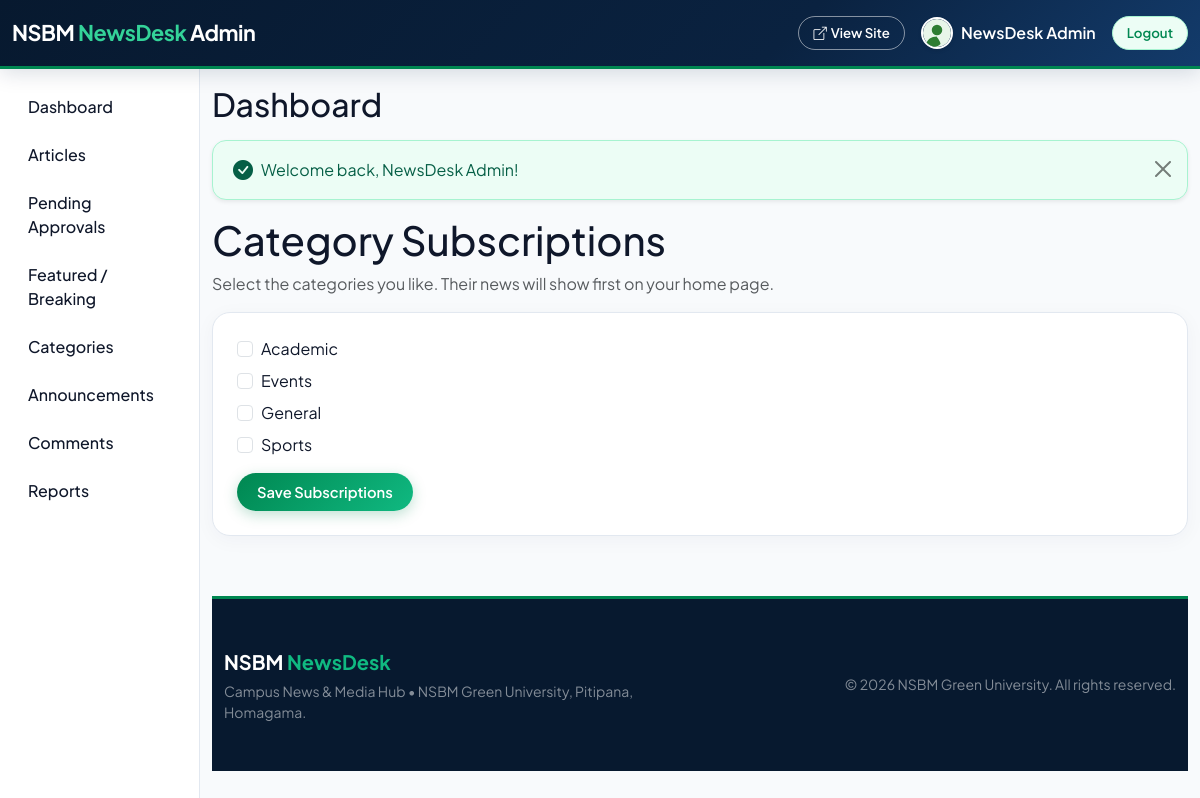
The page /subscriptions.php (signed in) on the database its author committed.
### tables this page shows
CREATE TABLE categories (
  id   INT UNSIGNED AUTO_INCREMENT PRIMARY KEY,
  name VARCHAR(60) NOT NULL UNIQUE
);

### includes/auth.php (called while the page is built, shortened)
<?php
require_once __DIR__ . '/../config/db.php';
try {
    $sampleImgs = [
        1 => 'nsbm_exam.jpg',
        2 => 'nsbm_greenfest.jpg',
        3 => 'nsbm_cricket.jpg',
        4 => 'nsbm_library.jpg',
        5 => 'nsbm_computing.jpg',
        6 => 'nsbm_hostel.jpg'
    ];
    foreach ($sampleImgs as $artId => $imgName) {
        $pdo->prepare("UPDATE articles SET image = ? WHERE id = ? AND (image IS NULL OR image = '')")->execute([$imgName, $artId]);
    }
} catch (Exception $e) {
}
function e($text) {
    return htmlspecialchars((string)$text, ENT_QUOTES, 'UTF-8');
}
function all_categories() {
    global $pdo;
    return $pdo->query('SELECT id, name FROM categories ORDER BY name')->fetchAll();
}

### subscriptions.php (the view, shortened to what this page needs)
<?php
require_once __DIR__ . '/includes/auth.php';
$uid = user()['id'];
$cats = all_categories();
$st = $pdo->prepare('SELECT category_id FROM subscriptions WHERE user_id = ?');
$st->execute([$uid]);
$mine = array_map('intval', $st->fetchAll(PDO::FETCH_COLUMN));
require_once __DIR__ . '/includes/header.php';
require_once __DIR__ . '/includes/navbar.php';
?>
<h1>Category Subscriptions</h1>
<p class="text-muted">Select the categories you like. Their news will show first on your home page.</p>
<form method="post" class="box">
  <?php foreach ($cats as $c): ?>
    <div class="form-check mb-2">
      <input class="form-check-input" type="checkbox" name="cats[]" id="c<?= (int)$c['id'] ?>" value="<?= (int)$c['id'] ?>" <?= in_array((int)$c['id'], $mine) ? 'checked' : '' ?>>
      <label class="form-check-label" for="c<?= (int)$c['id'] ?>"><?= e($c['name']) ?></label>
    </div>
  <?php endforeach; ?>
  <button class="btn btn-green mt-2">Save Subscriptions</button>
</form>
<?php require __DIR__ . '/includes/footer.php'; ?>

### assests/css/style.css (style rules this page uses)
:root { --nsbm-navy: #0a2240; --nsbm-navy-dark: #07192f; --nsbm-navy-light: #133b6b; --nsbm-blue-accent: #2563eb; --green: #008751; --dark-green: #006b40; --light-green: #10b981; --green-mint: #34d399; --green-subtle: #ecfdf5; --bg-page: #f8fafc; --card-bg: #ffffff; --border-color: #e2e8f0; --text-main: #0f172a; --text-muted: #64748b; --bs-success: #008751; --bs-success-rgb: 0, 135, 81; --bs-primary: #0a2240; --bs-primary-rgb: 10, 34, 64; }
body { font-family: 'Plus Jakarta Sans', system-ui, -apple-system, BlinkMacSystemFont, "Segoe UI", Roboto, sans-serif; background-color: var(--bg-page); color: var(--text-main); -webkit-font-smoothing: antialiased; }
.btn { border-radius: 50px; font-weight: 600; padding: 8px 20px; font-size: 0.92rem; transition: all 0.25s cubic-bezier(0.16, 1, 0.3, 1); }
.btn-green { background: linear-gradient(135deg, var(--green) 0%, var(--light-green) 100%); color: #ffffff; border: none; box-shadow: 0 4px 14px rgba(0, 135, 81, 0.25); }
.box { background-color: var(--card-bg); border: 1px solid var(--border-color); border-radius: 18px; padding: 24px; box-shadow: 0 4px 20px rgba(10, 34, 64, 0.04); transition: all 0.3s ease; }

### rows shown on the page
categories: name "Academic"
categories: name "Events"
categories: name "General"
categories: name "Sports"

### other values the page prints
user()['name'] "NewsDesk Admin"
$link[1] "Dashboard"
$link[1] "Articles"
$link[1] "Pending Approvals"
$link[1] "Featured / Breaking"
$link[1] "Categories"
$link[1] "Announcements"
$link[1] "Comments"
$link[1] "Reports"
$adminTitle "Dashboard"
$f[1] "Welcome back, NewsDesk Admin!"
